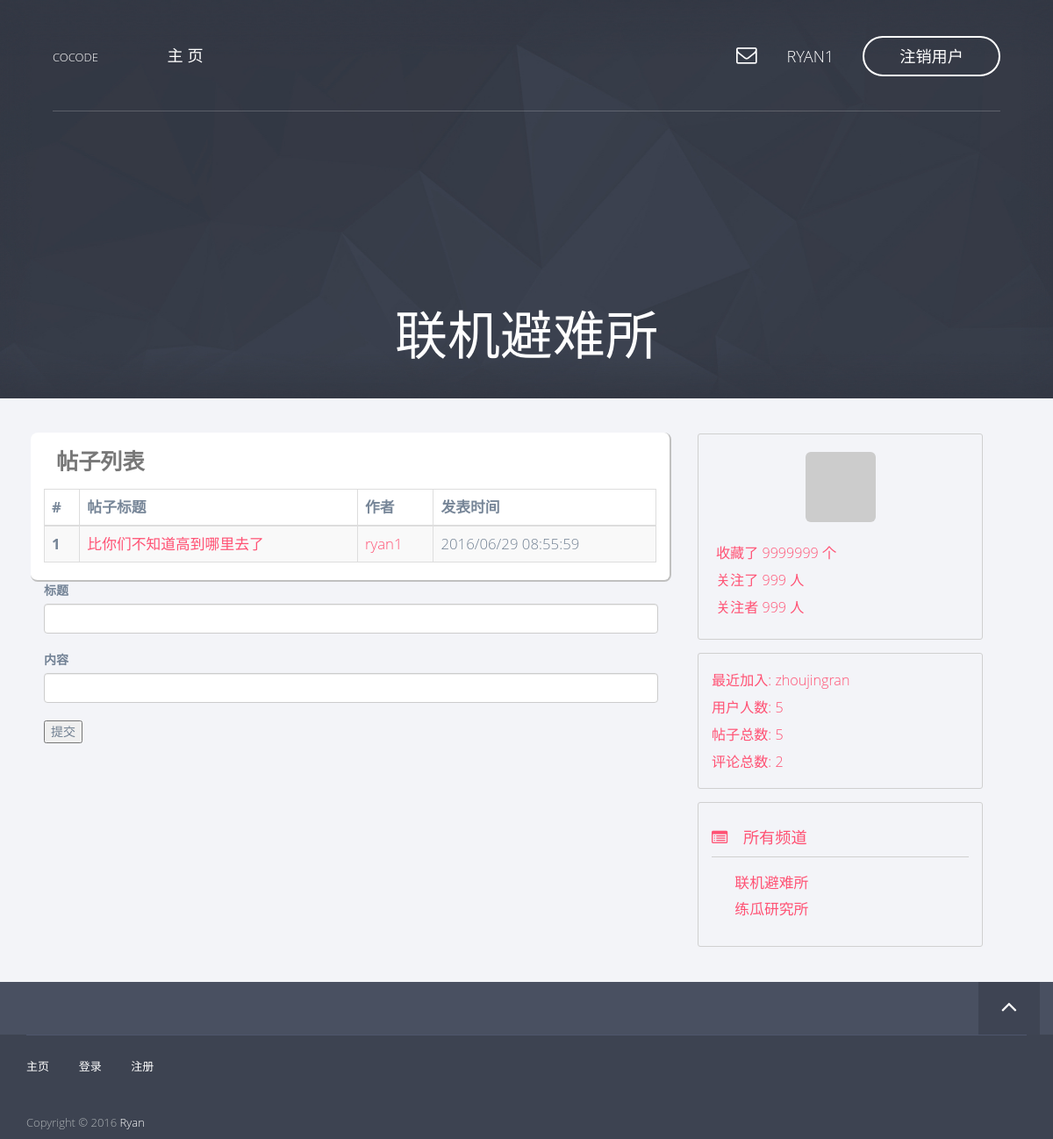
The page /channel/1 (signed in) on the database as committed earlier.
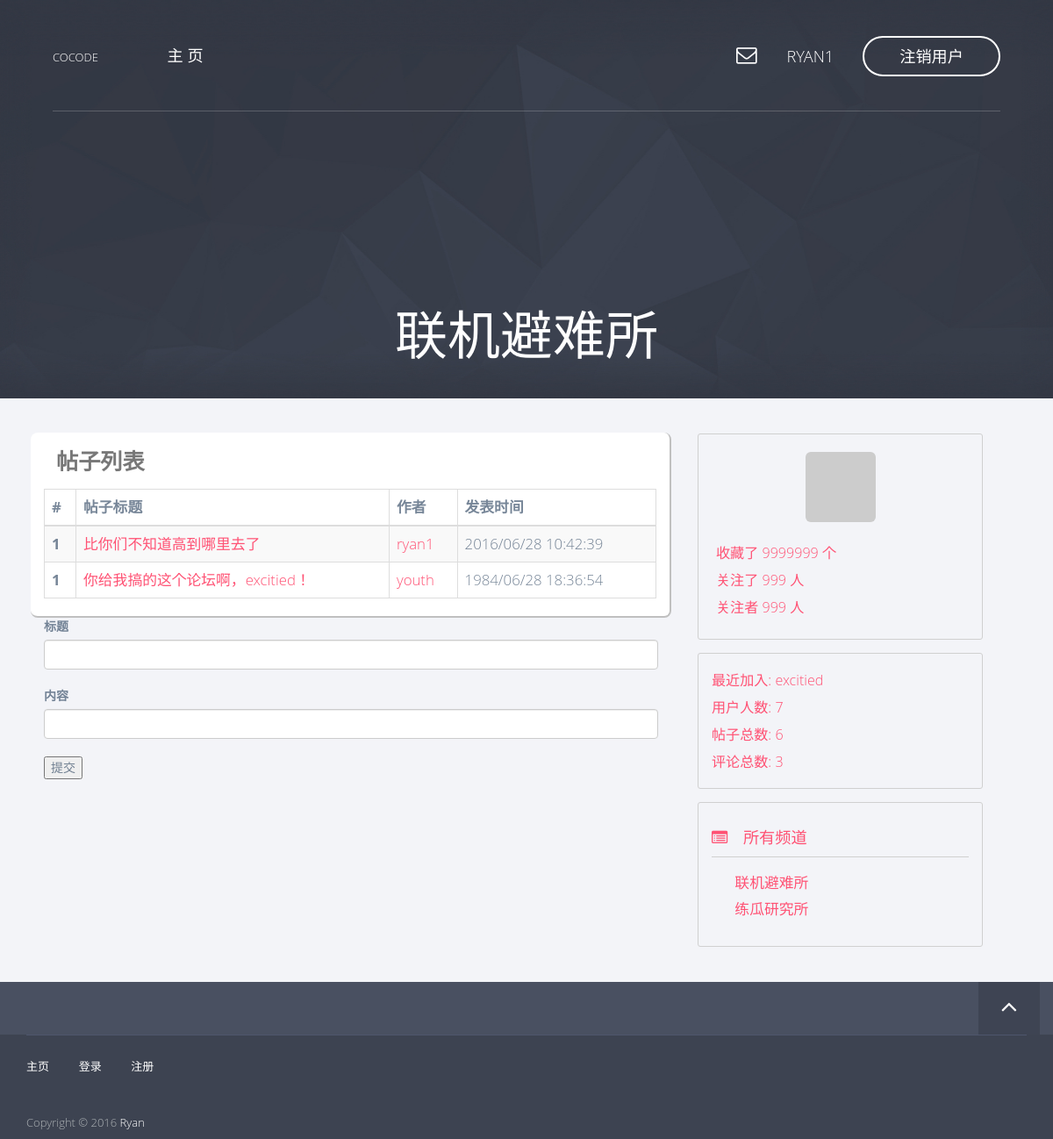
The same page on the database as committed later.
### app/models/post.py (models this page shows, shortened)
class Post(db.Model, Model):
    __tablename__ = 'posts'
    id = db.Column(db.Integer, primary_key=True)
    title = db.Column(db.String())
    content = db.Column(db.String())
    created_time = db.Column(db.Integer, default=0)
    channel_id = db.Column(db.Integer, db.ForeignKey('channels.id'))
    user_id = db.Column(db.Integer, db.ForeignKey('users.id'))
    comments = db.relationship('Comment', backref='post')

### app/models/user.py (models this page shows, shortened)
class User(db.Model, Model):
    __tablename__ = 'users'
    id = db.Column(db.Integer, primary_key=True)
    username = db.Column(db.String(), unique=True)
    password_hash = db.Column(db.String())
    email = db.Column(db.String(), unique=True)
    avatar_hash = db.Column(db.String())
    created_time = db.Column(db.Integer, default=0)
    role_id = db.Column(db.Integer, db.ForeignKey('roles.id'))
    posts = db.relationship('Post', backref='author')
    comments = db.relationship('Comment', backref='author')
    @property
    def password(self):
        raise AttributeError('password is not readable')
    def is_admin(self):
        return self.role.permissions == 0xff
    def gravatar(self, size=100, default='identicon', rating='g'):
        from flask import request
        gravatar_url = 'secure.gravatar.com/avatar'
        if request.is_secure:
            url = 'https://' + gravatar_url
        else:
            url = 'http://' + gravatar_url
        hash = self.avatar_hash or md5(self.email.encode('utf-8')).hexdigest()
        return '{url}/{hash}?s={size}&d={default}&r={rating}'.format(url=url,
                                                                     hash=hash,
                                                                     size=size,
                                                                     default=default,
                                                                     rating=rating)

### app/models/channel.py (models this page shows, shortened)
class Channel(db.Model, Model):
    __tablename__ = 'channels'
    id = db.Column(db.Integer, primary_key=True)
    name = db.Column(db.String(), default=ChannelPermission.NORMAL[0])
    permission = db.Column(db.Integer)
    created_time = db.Column(db.Integer, default=0)
    posts = db.relationship('Post', backref='channel')
    def is_admin(self):
        return self.permission == ChannelPermission.ADMIN[0]

### app/views.py (the view)
@app.route('/channel/<int:id>')
def channel_view(id):
    channel = Channel.query.get(id)
    posts = channel.posts
    posts.sort(key=lambda p: p.created_time, reverse=True)
    return render_template('channel.html',
                           channel=channel,
                           posts=posts)

### app/context_processers.py (called while the page is built)
@app.context_processor
def current_user_processor():
    return dict(current_user=current_user())

@app.context_processor
def channel_processor():
    channels = Channel.query.all()
    permissions = [
        ChannelPermission.NORMAL,
        ChannelPermission.ADMIN,
    ]
    dic = {
        'channels': channels,
        'permissions': permissions,
    }
    return dict(**dic)

@app.context_processor
def user_processor():
    user_count = User.query.count()
    new_user = User.query.order_by(User.created_time.desc()).first()
    return dict(new_user=new_user,
                user_count=user_count)

@app.context_processor
def post_processor():
    post_count = Post.query.count()
    return dict(post_count=post_count)

@app.context_processor
def comment_processor():
    comment_count = Comment.query.count()
    return dict(comment_count=comment_count)

### app/filters.py (called while the page is built)
@app.template_filter('format_time')
def format_time(timestamp):
    format = '%Y/%m/%d %H:%M:%S'
    t = time.localtime(timestamp)
    ft = time.strftime(format, t)
    return ft

### app/models/user.py (called while the page is built)
def current_user():
    id = session.get('user_key', None)
    user = None
    if id is not None:
        user = User.query.get(id)
    return user

### app/templates/channel.html (shortened to what this page needs)
{% extends 'base8-4.html' %}
{% block page_content %}
    <div class="col-md-12 post-table">
        <table class="table table-striped table-hover table-bordered">
            <caption>帖子列表</caption>
            <thead>
                <tr>
                    <th>#</th>
                    <th>帖子标题</th>
                    <th>作者</th>
                    <th>发表时间</th>
                </tr>
            </thead>
            <tbody>
                {% for p in posts %}
                <tr>
                    <th>1</th>
                    <td><a href="/post/{{ p.id }}">{{ p.title }}</a></td>
                    <td><a href="/profile/{{ p.author.username }}">{{ p.author.username }}</a></td>
                    <td>{{ p.created_time | format_time }}</td>
                </tr>
                {% endfor %}
            </tbody>
        </table>
    </div>
        <div class="col-md-12">
        {% if current_user is not none %}
        <form class="pure-form" action="{{ channel.id }}/add_post" method="POST">
            <label for="title">标题</label>
            <br>
            <input name="title" class="form-control" />
            <br>
            <label for="content">内容</label>
            <br>
            <input name="content" class="form-control" />
            <br>
            <button class="pure-button pure-button-primary">提交</button>
        </form>
        {% endif %}
    </div>
{% endblock %}
{% block header %}
    <div class="hero-content text-center">
        <h1>{{ channel.name }}</h1>
    </div>
{% endblock %}

### app/templates/_bbs_info.html
<div class="col-md-10 forum-info">
    <div class="forum-info-item">最近加入: <a href="/profile/{{ new_user.username }}">{{ new_user.username }}</a></div>
    <div class="forum-info-item">用户人数: {{ user_count }}</div>
    <div class="forum-info-item">帖子总数: {{ post_count }} </div>
    <div class="forum-info-item">评论总数: {{ comment_count }} </div>
</div>

### app/templates/_channels.html (shortened to what this page needs)
<div class="col-md-10 channel-list">
    <div class="channel-list-caption">
        <i class="fa fa-list-alt"></i> 所有频道
    </div>
    <div class="channel-list-items">
        {% for c in channels %}
        {% if not c.is_admin() %}
            <div class="channel-list-item">
                <a href="/channel/{{ c.id }}">{{ c.name }}</a>
            </div>
        {% endif %}
        {% endfor %}
    </div>
</div>

Rows that differ between the two databases and show on the page:
no longer on this page (row unchanged): User: username "zhoujingran"
changed Post "比你们不知道高到哪里去了": created_time "2016/06/29 08:55:59" → "2016/06/28 10:42:39"
added Post: title "你给我搞的这个论坛啊，excitied！", author.username "youth", created_time "1984/06/28 18:36:54"
added User: username "excitied"
Other text that changed with them:
{{ user_count }}: "5" → "7"
{{ post_count }}: "5" → "6"
{{ comment_count }}: "2" → "3"
